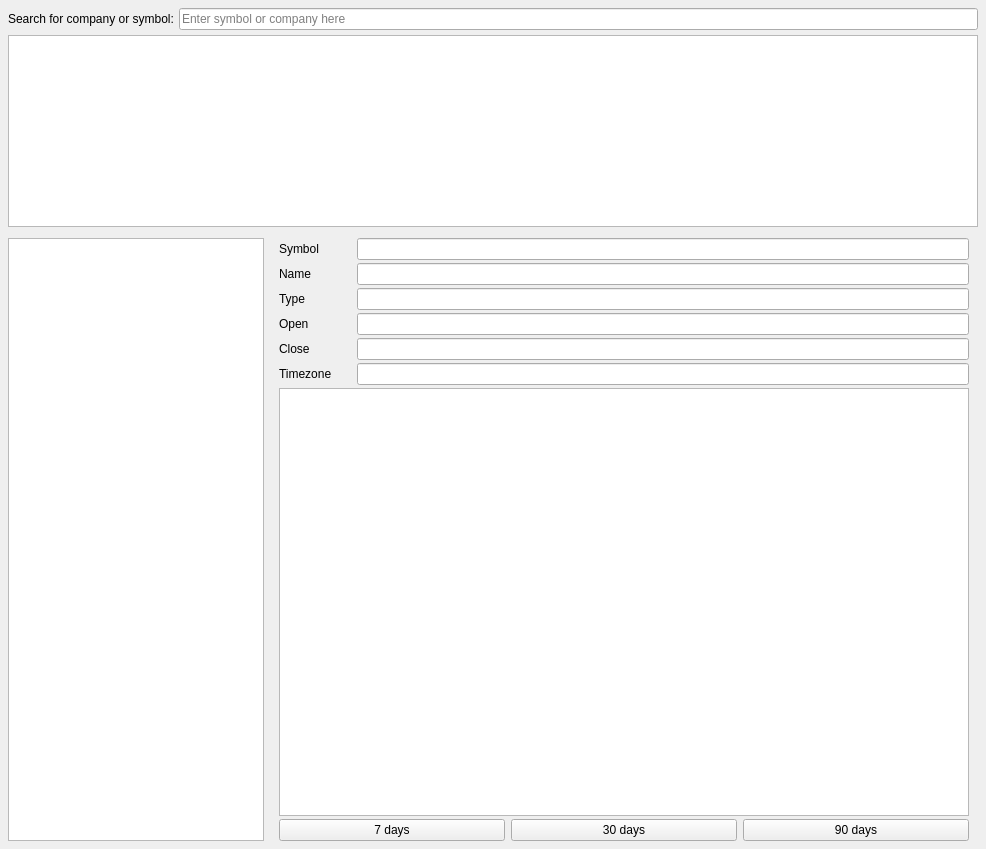
<?xml version="1.0" encoding="UTF-8"?>
<ui version="4.0">
 <class>StockTimeSeriesDisplay</class>
 <widget class="QWidget" name="StockTimeSeriesDisplay">
  <property name="geometry">
   <rect>
    <x>0</x>
    <y>0</y>
    <width>986</width>
    <height>849</height>
   </rect>
  </property>
  <property name="windowTitle">
   <string>Market Analysis - Stock Time Series</string>
  </property>
  <layout class="QGridLayout" name="primaryLayout">
   <property name="leftMargin">
    <number>5</number>
   </property>
   <property name="topMargin">
    <number>5</number>
   </property>
   <property name="rightMargin">
    <number>5</number>
   </property>
   <property name="bottomMargin">
    <number>5</number>
   </property>
   <property name="spacing">
    <number>5</number>
   </property>
   <item row="2" column="0">
    <layout class="QGridLayout" name="searchLayout">
     <property name="leftMargin">
      <number>3</number>
     </property>
     <property name="topMargin">
      <number>3</number>
     </property>
     <property name="rightMargin">
      <number>3</number>
     </property>
     <property name="bottomMargin">
      <number>3</number>
     </property>
     <item row="0" column="0">
      <layout class="QHBoxLayout" name="searchArea">
       <item>
        <widget class="QLabel" name="searchLabel">
         <property name="text">
          <string>Search for company or symbol:</string>
         </property>
        </widget>
       </item>
       <item>
        <widget class="QLineEdit" name="searchEdit">
         <property name="placeholderText">
          <string>Enter symbol or company here</string>
         </property>
        </widget>
       </item>
      </layout>
     </item>
     <item row="1" column="0">
      <widget class="QTableView" name="searchList">
       <property name="sizePolicy">
        <sizepolicy hsizetype="Expanding" vsizetype="Fixed">
         <horstretch>0</horstretch>
         <verstretch>0</verstretch>
        </sizepolicy>
       </property>
       <attribute name="horizontalHeaderHighlightSections">
        <bool>false</bool>
       </attribute>
      </widget>
     </item>
    </layout>
   </item>
   <item row="3" column="0">
    <widget class="QWidget" name="mainLayout" native="true">
     <property name="enabled">
      <bool>true</bool>
     </property>
     <layout class="QGridLayout" name="displayLayout">
      <property name="leftMargin">
       <number>3</number>
      </property>
      <property name="topMargin">
       <number>3</number>
      </property>
      <property name="rightMargin">
       <number>3</number>
      </property>
      <property name="bottomMargin">
       <number>3</number>
      </property>
      <property name="spacing">
       <number>6</number>
      </property>
      <item row="0" column="0">
       <widget class="QTreeView" name="historicView">
        <property name="sizePolicy">
         <sizepolicy hsizetype="Fixed" vsizetype="Expanding">
          <horstretch>0</horstretch>
          <verstretch>0</verstretch>
         </sizepolicy>
        </property>
       </widget>
      </item>
      <item row="0" column="1">
       <widget class="QWidget" name="infoWidget" native="true">
        <layout class="QVBoxLayout" name="infoLayout">
         <property name="spacing">
          <number>3</number>
         </property>
         <property name="topMargin">
          <number>0</number>
         </property>
         <property name="bottomMargin">
          <number>0</number>
         </property>
         <item>
          <layout class="QHBoxLayout" name="symbolLayout">
           <item>
            <widget class="QLabel" name="symbolLabel">
             <property name="sizePolicy">
              <sizepolicy hsizetype="Fixed" vsizetype="Fixed">
               <horstretch>0</horstretch>
               <verstretch>0</verstretch>
              </sizepolicy>
             </property>
             <property name="minimumSize">
              <size>
               <width>75</width>
               <height>0</height>
              </size>
             </property>
             <property name="text">
              <string>Symbol</string>
             </property>
            </widget>
           </item>
           <item>
            <widget class="QLineEdit" name="symbolText">
             <property name="sizePolicy">
              <sizepolicy hsizetype="MinimumExpanding" vsizetype="Fixed">
               <horstretch>0</horstretch>
               <verstretch>0</verstretch>
              </sizepolicy>
             </property>
             <property name="readOnly">
              <bool>true</bool>
             </property>
            </widget>
           </item>
          </layout>
         </item>
         <item>
          <layout class="QHBoxLayout" name="nameLayout">
           <item>
            <widget class="QLabel" name="nameLabel">
             <property name="sizePolicy">
              <sizepolicy hsizetype="Fixed" vsizetype="Fixed">
               <horstretch>0</horstretch>
               <verstretch>0</verstretch>
              </sizepolicy>
             </property>
             <property name="minimumSize">
              <size>
               <width>75</width>
               <height>0</height>
              </size>
             </property>
             <property name="text">
              <string>Name</string>
             </property>
            </widget>
           </item>
           <item>
            <widget class="QLineEdit" name="nameText">
             <property name="sizePolicy">
              <sizepolicy hsizetype="MinimumExpanding" vsizetype="Fixed">
               <horstretch>0</horstretch>
               <verstretch>0</verstretch>
              </sizepolicy>
             </property>
             <property name="readOnly">
              <bool>true</bool>
             </property>
            </widget>
           </item>
          </layout>
         </item>
         <item>
          <layout class="QHBoxLayout" name="typeLayout">
           <item>
            <widget class="QLabel" name="typeLabel">
             <property name="sizePolicy">
              <sizepolicy hsizetype="Fixed" vsizetype="Fixed">
               <horstretch>0</horstretch>
               <verstretch>0</verstretch>
              </sizepolicy>
             </property>
             <property name="minimumSize">
              <size>
               <width>75</width>
               <height>0</height>
              </size>
             </property>
             <property name="text">
              <string>Type</string>
             </property>
            </widget>
           </item>
           <item>
            <widget class="QLineEdit" name="typeText">
             <property name="sizePolicy">
              <sizepolicy hsizetype="MinimumExpanding" vsizetype="Fixed">
               <horstretch>0</horstretch>
               <verstretch>0</verstretch>
              </sizepolicy>
             </property>
             <property name="readOnly">
              <bool>true</bool>
             </property>
            </widget>
           </item>
          </layout>
         </item>
         <item>
          <layout class="QHBoxLayout" name="openLayout">
           <item>
            <widget class="QLabel" name="openLabel">
             <property name="sizePolicy">
              <sizepolicy hsizetype="Fixed" vsizetype="Fixed">
               <horstretch>0</horstretch>
               <verstretch>0</verstretch>
              </sizepolicy>
             </property>
             <property name="minimumSize">
              <size>
               <width>75</width>
               <height>0</height>
              </size>
             </property>
             <property name="text">
              <string>Open</string>
             </property>
            </widget>
           </item>
           <item>
            <widget class="QLineEdit" name="openText">
             <property name="sizePolicy">
              <sizepolicy hsizetype="MinimumExpanding" vsizetype="Fixed">
               <horstretch>0</horstretch>
               <verstretch>0</verstretch>
              </sizepolicy>
             </property>
             <property name="readOnly">
              <bool>true</bool>
             </property>
            </widget>
           </item>
          </layout>
         </item>
         <item>
          <layout class="QHBoxLayout" name="closeLayout">
           <item>
            <widget class="QLabel" name="closeLabel">
             <property name="sizePolicy">
              <sizepolicy hsizetype="Fixed" vsizetype="Preferred">
               <horstretch>0</horstretch>
               <verstretch>0</verstretch>
              </sizepolicy>
             </property>
             <property name="minimumSize">
              <size>
               <width>75</width>
               <height>0</height>
              </size>
             </property>
             <property name="text">
              <string>Close</string>
             </property>
            </widget>
           </item>
           <item>
            <widget class="QLineEdit" name="closeText">
             <property name="sizePolicy">
              <sizepolicy hsizetype="MinimumExpanding" vsizetype="Fixed">
               <horstretch>0</horstretch>
               <verstretch>0</verstretch>
              </sizepolicy>
             </property>
             <property name="readOnly">
              <bool>true</bool>
             </property>
            </widget>
           </item>
          </layout>
         </item>
         <item>
          <layout class="QHBoxLayout" name="horizontalLayout">
           <property name="bottomMargin">
            <number>0</number>
           </property>
           <item>
            <widget class="QLabel" name="zoneLabel">
             <property name="sizePolicy">
              <sizepolicy hsizetype="Fixed" vsizetype="Preferred">
               <horstretch>0</horstretch>
               <verstretch>0</verstretch>
              </sizepolicy>
             </property>
             <property name="minimumSize">
              <size>
               <width>75</width>
               <height>0</height>
              </size>
             </property>
             <property name="text">
              <string>Timezone</string>
             </property>
            </widget>
           </item>
           <item>
            <widget class="QLineEdit" name="zoneText">
             <property name="sizePolicy">
              <sizepolicy hsizetype="MinimumExpanding" vsizetype="Fixed">
               <horstretch>0</horstretch>
               <verstretch>0</verstretch>
              </sizepolicy>
             </property>
             <property name="readOnly">
              <bool>true</bool>
             </property>
            </widget>
           </item>
          </layout>
         </item>
         <item>
          <widget class="QChartView" name="chartView">
           <property name="sizePolicy">
            <sizepolicy hsizetype="MinimumExpanding" vsizetype="MinimumExpanding">
             <horstretch>0</horstretch>
             <verstretch>0</verstretch>
            </sizepolicy>
           </property>
          </widget>
         </item>
         <item>
          <widget class="QWidget" name="daysButtonArea" native="true">
           <property name="enabled">
            <bool>true</bool>
           </property>
           <layout class="QHBoxLayout" name="dayButton">
            <property name="leftMargin">
             <number>0</number>
            </property>
            <property name="topMargin">
             <number>0</number>
            </property>
            <property name="rightMargin">
             <number>0</number>
            </property>
            <property name="bottomMargin">
             <number>0</number>
            </property>
            <item>
             <widget class="QPushButton" name="days_7">
              <property name="enabled">
               <bool>true</bool>
              </property>
              <property name="text">
               <string>7 days</string>
              </property>
             </widget>
            </item>
            <item>
             <widget class="QPushButton" name="days_30">
              <property name="enabled">
               <bool>true</bool>
              </property>
              <property name="text">
               <string>30 days</string>
              </property>
             </widget>
            </item>
            <item>
             <widget class="QPushButton" name="days_90">
              <property name="enabled">
               <bool>true</bool>
              </property>
              <property name="text">
               <string>90 days</string>
              </property>
             </widget>
            </item>
           </layout>
          </widget>
         </item>
        </layout>
       </widget>
      </item>
     </layout>
    </widget>
   </item>
  </layout>
 </widget>
 <customwidgets>
  <customwidget>
   <class>QChartView</class>
   <extends>QGraphicsView</extends>
   <header>PyQt5.QtChart</header>
  </customwidget>
 </customwidgets>
 <resources/>
 <connections/>
</ui>
